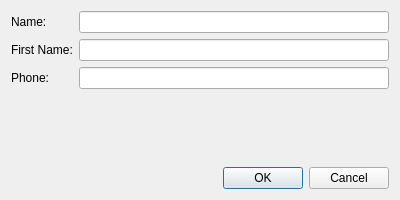
<?xml version="1.0" encoding="UTF-8"?>
<ui version="4.0">
 <class>StudentDialog</class>
 <widget class="QDialog" name="StudentDialog">
  <property name="geometry">
   <rect>
    <x>0</x>
    <y>0</y>
    <width>400</width>
    <height>200</height>
   </rect>
  </property>
  <property name="windowTitle">
   <string>Student Details</string>
  </property>
  <layout class="QVBoxLayout" name="verticalLayout">
   <item>
    <layout class="QFormLayout" name="formLayout">
     <item row="0" column="0">
      <widget class="QLabel" name="label">
       <property name="text">
        <string>Name:</string>
       </property>
      </widget>
     </item>
     <item row="0" column="1">
      <widget class="QLineEdit" name="nomEdit"/>
     </item>
     <item row="1" column="0">
      <widget class="QLabel" name="label_2">
       <property name="text">
        <string>First Name:</string>
       </property>
      </widget>
     </item>
     <item row="1" column="1">
      <widget class="QLineEdit" name="prenomEdit"/>
     </item>
     <item row="2" column="0">
      <widget class="QLabel" name="label_3">
       <property name="text">
        <string>Phone:</string>
       </property>
      </widget>
     </item>
     <item row="2" column="1">
      <widget class="QLineEdit" name="teleEdit"/>
     </item>
    </layout>
   </item>
   <item>
    <widget class="QDialogButtonBox" name="buttonBox">
     <property name="orientation">
      <enum>Qt::Horizontal</enum>
     </property>
     <property name="standardButtons">
      <set>QDialogButtonBox::Cancel|QDialogButtonBox::Ok</set>
     </property>
    </widget>
   </item>
  </layout>
 </widget>
 <resources/>
 <connections>
  <connection>
   <sender>buttonBox</sender>
   <signal>accepted()</signal>
   <receiver>StudentDialog</receiver>
   <slot>accept()</slot>
   <hints>
    <hint type="sourcelabel">
     <x>248</x>
     <y>254</y>
    </hint>
    <hint type="destinationlabel">
     <x>157</x>
     <y>274</y>
    </hint>
   </hints>
  </connection>
  <connection>
   <sender>buttonBox</sender>
   <signal>rejected()</signal>
   <receiver>StudentDialog</receiver>
   <slot>reject()</slot>
   <hints>
    <hint type="sourcelabel">
     <x>316</x>
     <y>260</y>
    </hint>
    <hint type="destinationlabel">
     <x>286</x>
     <y>274</y>
    </hint>
   </hints>
  </connection>
 </connections>
</ui>
